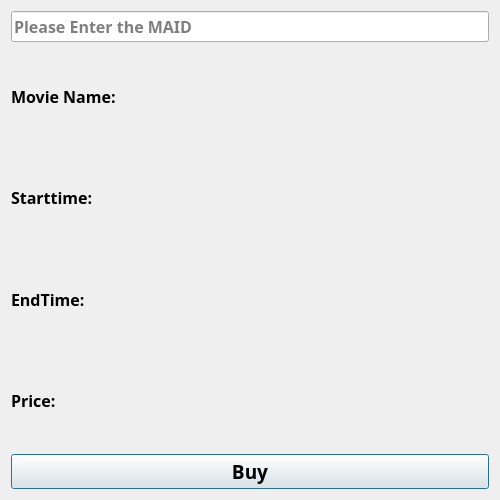
<?xml version="1.0" encoding="UTF-8"?>
<ui version="4.0">
 <class>Dialog</class>
 <widget class="QDialog" name="Dialog">
  <property name="geometry">
   <rect>
    <x>0</x>
    <y>0</y>
    <width>500</width>
    <height>500</height>
   </rect>
  </property>
  <property name="windowTitle">
   <string>Buy Ticket</string>
  </property>
  <layout class="QVBoxLayout" name="verticalLayout">
   <item>
    <widget class="QLineEdit" name="lineEdit_MAID">
     <property name="font">
      <font>
       <family>Agency FB</family>
       <pointsize>12</pointsize>
       <weight>75</weight>
       <bold>true</bold>
      </font>
     </property>
     <property name="placeholderText">
      <string>Please Enter the MAID</string>
     </property>
    </widget>
   </item>
   <item>
    <widget class="QLabel" name="label_moviename">
     <property name="font">
      <font>
       <family>Agency FB</family>
       <pointsize>12</pointsize>
       <weight>75</weight>
       <bold>true</bold>
      </font>
     </property>
     <property name="text">
      <string>Movie Name:</string>
     </property>
    </widget>
   </item>
   <item>
    <widget class="QLabel" name="label_starttime">
     <property name="font">
      <font>
       <family>Agency FB</family>
       <pointsize>12</pointsize>
       <weight>75</weight>
       <bold>true</bold>
      </font>
     </property>
     <property name="text">
      <string>Starttime:</string>
     </property>
    </widget>
   </item>
   <item>
    <widget class="QLabel" name="label_endtime">
     <property name="font">
      <font>
       <family>Agency FB</family>
       <pointsize>12</pointsize>
       <weight>75</weight>
       <bold>true</bold>
      </font>
     </property>
     <property name="text">
      <string>EndTime:</string>
     </property>
    </widget>
   </item>
   <item>
    <widget class="QLabel" name="label_Price">
     <property name="font">
      <font>
       <family>Agency FB</family>
       <pointsize>12</pointsize>
       <weight>75</weight>
       <bold>true</bold>
      </font>
     </property>
     <property name="text">
      <string>Price:</string>
     </property>
    </widget>
   </item>
   <item>
    <widget class="QPushButton" name="pushButton_buy">
     <property name="font">
      <font>
       <family>Agency FB</family>
       <pointsize>14</pointsize>
       <weight>75</weight>
       <bold>true</bold>
      </font>
     </property>
     <property name="text">
      <string>Buy</string>
     </property>
    </widget>
   </item>
  </layout>
 </widget>
 <resources/>
 <connections/>
</ui>
